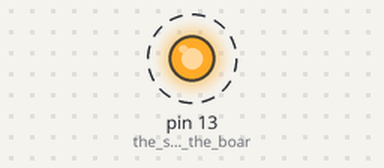
The sketch below on a simulated Arduino Uno, built with avr-gcc and run on an emulated ATmega328P. Shown: output pins drawn as LEDs (lit = HIGH). Dashed ring = blinking. What the sketch prints to the serial monitor is not drawn.

Above: at 0.2 s.
Timing chart, 0 to 3.0 s (numbered marks = the images above):
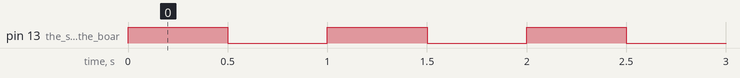

The sketch:

es1_ciao.ino
```cpp
// Exercise 1: the structure of every sketch. setup() runs once, loop() runs forever.

void setup() {
  pinMode(LED_BUILTIN, OUTPUT);   // the small LED on the board is an output
  Serial.begin(115200);           // opens the serial line towards the PC
  Serial.println("Ciao, sono vivo");
}

void loop() {
  digitalWrite(LED_BUILTIN, HIGH);  // LED on
  delay(500);                       // wait 500 ms
  digitalWrite(LED_BUILTIN, LOW);   // LED off
  delay(500);                       // wait 500 ms
  Serial.println(millis());         // milliseconds since the board started
}
```

Measured:
- by itself, pin 13 (the_small_LED_on_the_boar): alternates HIGH for 0.50 s and LOW for 0.50 s
